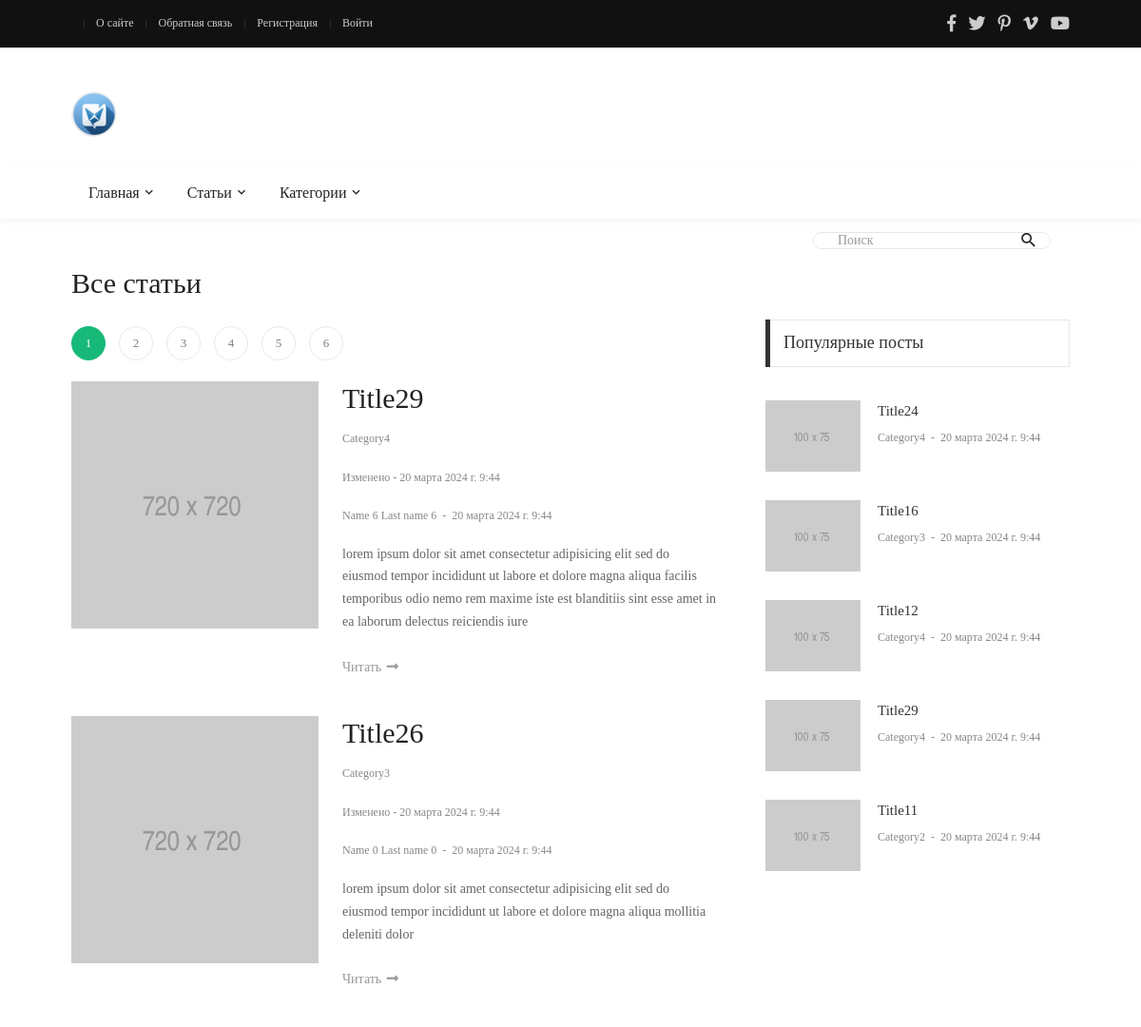
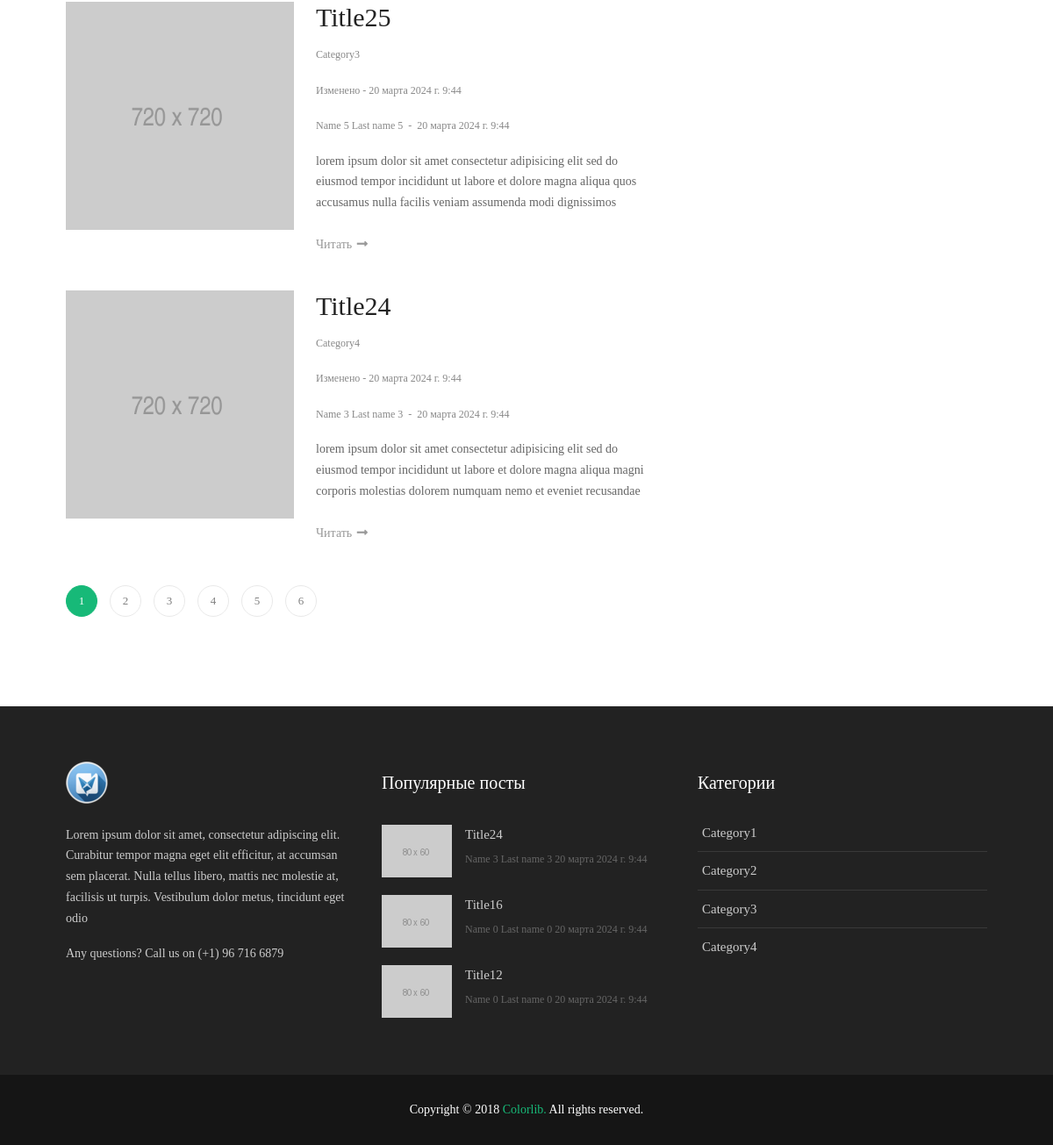
/posts/, run on the app's committed database (2 pictures, top to bottom).
### blog/models.py (models this page shows, shortened)
class Article(models.Model):
    title = models.CharField(max_length=25, verbose_name='Заголовок')
    description = models.TextField(max_length=70, verbose_name='Описание', null=True, blank=True, default='')
    content = models.TextField(verbose_name='Содержание', null=True, blank=True)
    author = models.ForeignKey(Author, on_delete=models.CASCADE, verbose_name='Автор')
    category = models.ForeignKey(Category, on_delete=models.SET_NULL, verbose_name='Категория', null=True)
    tags = models.ManyToManyField(Tag, verbose_name='Теги', blank=True)
    views = models.IntegerField(default=0, verbose_name='Просмотры')
    is_published = models.BooleanField(default=False, verbose_name='Опубликовано')
    date_published = models.DateTimeField(auto_now_add=True, verbose_name='Дата публикации')
    change_date = models.DateTimeField(auto_now=True, verbose_name='Дата изменения')
    image = models.FileField(upload_to='images/', verbose_name='Превью', null=True, blank=True)
    fields = ['title', 'content', 'category', 'views']
    class Meta:
        ordering = ['-change_date']
        verbose_name = 'Статья'
        verbose_name_plural = 'Статьи'
    @admin.display(description="Автор")
    def author_full_name(self):
        return self.author.full_name
    @staticmethod
    def get_published_posts():
        return Article.objects.filter(is_published=True).all()
    def changed(self):
        if self.date_published != self.change_date:
            return True
        return False

class Category(models.Model):
    title = models.CharField(max_length=100, verbose_name='Название')
    description = models.TextField(verbose_name='Описание', null=True, blank=True, default='')
    views = models.IntegerField(default=0, verbose_name='Просмотры')
    class Meta:
        ordering = ['id']
        verbose_name = 'Категория'
        verbose_name_plural = 'Категории'
    @property
    def url_name(self):
        return "home"

class Author(models.Model):
    first_name = models.CharField(max_length=100, verbose_name='Имя')
    last_name = models.CharField(max_length=100, verbose_name='Фамилия')
    email = models.EmailField(verbose_name='Почта')
    bio = models.TextField(verbose_name='Биография', null=True, blank=True)
    birth_date = models.DateField(verbose_name='День рождения', null=True, blank=True)
    reg_date = models.DateTimeField(auto_now_add=True, verbose_name='Дата регистрации')
    change_date = models.DateTimeField(auto_now=True, verbose_name='Дата изменения')
    fields = ['first_name', 'last_name', 'email', 'bio', 'birth_date']
    @property
    def full_name(self):
        return f'{self.first_name} {self.last_name}'
    """CRUD функции"""
    class Meta:
        ordering = ['-change_date']
        verbose_name = 'Автор'
        verbose_name_plural = 'Авторы'

### blog/views.py (the view)
# urls.py: path("posts/", views.all_posts, name='posts'),
def all_posts(request):
    context = get_context()
    search_query = request.GET.get('search', '')
    if search_query:
        context['title'] = f'Поиск по запросу: "{search_query}"'
        context['search_query'] = search_query
        context['posts'] = models.Article.get_published_posts().filter(Q(title__icontains=search_query) |
                                                                       Q(description__icontains=search_query) |
                                                                       Q(content__icontains=search_query))
    else:
        context['title'] = 'Все статьи'
        context['posts'] = models.Article.get_published_posts()
    context['search'] = search_query
    paginator = Paginator(context['posts'], 4)
    page_number = request.GET.get('page') or 1
    page_obj = paginator.get_page(page_number)
    context['page_obj'] = page_obj
    context['page'] = int(page_number)
    return render(request, 'blog/blog-list-01.html', context)

### blog/context_processors.py (called while the page is built)
def get_blog_context(request):
    return {'menu': menu, 'top_menu': top_menu, 'user_top_menu': user_top_menu}

### blog/views.py (called while the page is built)
def get_context():
    categories = models.Category.objects.all()
    pop_articles = models.Article.get_published_posts().order_by('-views')[:5]
    return {
        'cats': categories,
        'pop_posts': pop_articles,
        'search_form': forms.SearchForm
    }

### blog/templates/blog/blog-list-01.html
{% extends 'base.html' %}
{% load static %}
{% block content %}
<div class="col-md-10 col-lg-8 p-b-80">
    <div class="p-r-10 p-r-0-sr991">
        {% include 'blog/includes/pagination.html' with
        page_obj=page_obj
        page=page
        search=search %}
        {% for p in page_obj %}
        <div class="m-t--40 p-b-15">
            <div class="flex-wr-sb-s p-t-40 how-bor2">
                <a href="{% url 'post' p.id %}" class="size-w-8 wrap-pic-w hov1 trans-03 w-full-sr575 m-b-25">
                    <img src="{% static 'blog/images/post-43.jpg' %}" alt="IMG">
                </a>
                <div class="size-w-9 w-full-sr575 m-b-25">
                    <h5 class="p-b-12">
                        <a href="{% url 'post' p.id %}" class="f1-l-1 cl2 hov-cl10 trans-03 respon2">
                            {{ p.title }}
                        </a>
                    </h5>
                    <div class="cl8 p-b-18">
                        <a href="{% url 'category' p.category.title %}" class="f1-s-4 cl8 hov-cl10 trans-03">
                            {{ p.category.title }}
                        </a>
                    </div>
                    {% if p.changed %}
                    <div class="cl8 p-b-18">
                                    <span class="f1-s-3">
											Изменено - {{ p.change_date }}
										</span>
                    </div>
                    {% endif %}
                    <div class="cl8 p-b-18">
                        <a href="#" class="f1-s-4 cl8 hov-cl10 trans-03">
                            {{ p.author.full_name }}
                        </a>
                        <span class="f1-s-3 m-rl-3">
											-
										</span>
                        <span class="f1-s-3">
											{{ p.date_published }}
										</span>
                    </div>
                    <p class="f1-s-1 cl6 p-b-24">
                        {{ p.description }}
                    </p>
                    <a href="{% url 'post' p.id %}" class="f1-s-1 cl9 hov-cl10 trans-03">
                        Читать
                        <i class="m-l-2 fa fa-long-arrow-alt-right"></i>
                    </a>
                </div>
            </div>
        </div>
        {% endfor %}
        {% include 'blog/includes/pagination.html' with
        page_obj=page_obj
        page=page
        search=search %}
    </div>
</div>
<div class="col-md-10 col-lg-4 p-b-80">
    <div class="p-l-10 p-rl-0-sr991">
        <div>
            <div class="how2 how2-cl4 flex-s-c">
                <h3 class="f1-m-2 cl3 tab01-title">
                    Популярные посты
                </h3>
            </div>
            <ul class="p-t-35">
                {% for p in pop_posts %}
                <li class="flex-wr-sb-s p-b-30">
                    <a href="#" class="size-w-10 wrap-pic-w hov1 trans-03">
                        <img src="{% static 'blog/images/popular-post-04.jpg' %}" alt="IMG">
                    </a>
                    <div class="size-w-11">
                        <h6 class="p-b-4">
                            <a href="#" class="f1-s-5 cl3 hov-cl10 trans-03">
                                {{ p.title }}
                            </a>
                        </h6>
                        <span class="cl8 txt-center p-b-24">
											<a href="#" class="f1-s-6 cl8 hov-cl10 trans-03">
												{{  p.category.title }}
											</a>
											<span class="f1-s-3 m-rl-3">
												-
											</span>
											<span class="f1-s-3">
												{{ p.date_published }}
											</span>
										</span>
                    </div>
                </li>
                {% endfor %}
            </ul>
        </div>
    </div>
</div>
{% endblock %}

### templates/base.html (shortened to what this page needs)
{% load static %}
{% load app_tags %}
<!DOCTYPE html>
<html lang="en">
<head>
    <link rel="stylesheet" type="text/css" href="{% static 'blog/vendor/bootstrap/css/bootstrap.min.css' %}">
    <link rel="stylesheet" type="text/css"
          href="{% static 'blog/fonts/fontawesome-5.0.8/css/fontawesome-all.min.css' %}">
    <link rel="stylesheet" type="text/css"
          href="{% static 'blog/fonts/iconic/css/material-design-iconic-font.min.css' %}">
    <link rel="stylesheet" type="text/css" href="{% static 'blog/vendor/animate/animate.css' %}">
    <link rel="stylesheet" type="text/css" href="{% static 'blog/vendor/css-hamburgers/hamburgers.min.css' %}">
    <link rel="stylesheet" type="text/css" href="{% static 'blog/vendor/animsition/css/animsition.min.css' %}">
    <link rel="stylesheet" type="text/css" href="{% static 'blog/css/util.min.css' %}">
    <link rel="stylesheet" type="text/css" href="{% static 'blog/css/main.css' %}">
</head>
<body class="animsition">
<header>
    <div class="container-menu-desktop">
        <div class="topbar">
            <div class="content-topbar container h-100">
                <div class="left-topbar">
                    {% if user.is_authenticated %}
                    {% include 'includes/menu_a.html' with
                    menu=user_top_menu
                    a_class='left-topbar-item' %}
                    {% else %}
                    {% include 'includes/menu_a.html' with
                    menu=top_menu
                    a_class='left-topbar-item' %}
                    {% endif %}
                </div>
                <div class="right-topbar">
                    <a href="#">
                        <span class="fab fa-facebook-f"></span>
                    </a>
                    <a href="#">
                        <span class="fab fa-twitter"></span>
                    </a>
                    <a href="#">
                        <span class="fab fa-pinterest-p"></span>
                    </a>
                    <a href="#">
                        <span class="fab fa-vimeo-v"></span>
                    </a>
                    <a href="#">
                        <span class="fab fa-youtube"></span>
                    </a>
                </div>
            </div>
        </div>
        <div class="wrap-logo container">
            <div class="logo">
                <a href="{% url 'home' %}"><img src="{% static 'blog/images/logo.ico' %}" alt="LOGO"></a>
            </div>
        </div>
        <div class="wrap-main-nav">
            <div class="main-nav">
                <nav class="menu-desktop">
                    <ul class="main-menu">
                        {% with li_class='mega-menu-item' menu=menu %}
                        {% include 'includes/menu.html' %}
                        {% endwith %}
                        <li>
                            <a href="#">Категории</a>
                        </li>
                    </ul>
                </nav>
            </div>
        </div>
    </div>
</header>
<div class="container">
    <div class="headline bg0 flex-wr-sb-c p-rl-20 p-tb-8">
        <div class="pos-relative bo-1-rad-22 of-hidden bocl11 m-tb-6">
            <form action="{% url 'posts' %}">
                <input class="f1-s-1 cl6 plh9 s-full p-l-25 p-r-45" type="text" name="search" placeholder="Поиск">
                <button type="submit" class="flex-c-c size-a-1 ab-t-r fs-20 cl2 hov-cl10 trans-03">
                    <i class="zmdi zmdi-search"></i>
                </button>
            </form>
        </div>
    </div>
</div>
<section class="bg0">
    <div class="container">
        <div class="row justify-content-center">
            <div class="container p-t-4 p-b-5">
                <h2 class="f1-l-1 cl2 p-b-15">
                    {{ title }}
                </h2>
            </div>
            {% block content %}
            {% endblock %}
        </div>
    </div>
</section>
<footer>
    <div class="bg2 p-t-40 p-b-25">
        <div class="container">
            <div class="row">
                <div class="col-lg-4 p-b-20">
                    <div class="size-h-3 flex-s-c">
                        <a href="{% url 'home' %}">
                            <img class="max-s-full" src="{% static 'blog/images/logo.ico' %}" alt="LOGO">
                        </a>
                    </div>
                    <div>
                        <p class="f1-s-1 cl11 p-b-16">
                            Lorem ipsum dolor sit amet, consectetur adipiscing elit. Curabitur tempor magna eget elit
                            efficitur, at accumsan sem placerat. Nulla tellus libero, mattis nec molestie at, facilisis
                            ut turpis. Vestibulum dolor metus, tincidunt eget odio
                        </p>
                        <p class="f1-s-1 cl11 p-b-16">
                            Any questions? Call us on (+1) 96 716 6879
                        </p>
                    </div>
                </div>
                <div class="col-sm-6 col-lg-4 p-b-20">
                    <div class="size-h-3 flex-s-c">
                        <h5 class="f1-m-7 cl0">
                            Популярные посты
                        </h5>
                    </div>
                    <ul>
                        {% for p in pop_posts|slice:":3" %}
                        <li class="flex-wr-sb-s p-b-20">
                            <a href="{% url 'post' p.id %}" class="size-w-4 wrap-pic-w hov1 trans-03">
                                <img src="{% static 'blog/images/popular-post-01.jpg' %}" alt="IMG">
                            </a>
                            <div class="size-w-5">
                                <h6 class="p-b-5">
                                    <a href="{% url 'post' p.id %}" class="f1-s-5 cl11 hov-cl10 trans-03">
                                        {{ p.title }}
                                    </a>
                                </h6>
                                <span class="f1-s-3 cl6">
										{{ p.author_full_name }}
									</span>
                                <span class="f1-s-3 cl6">
										{{ p.date_published }}
									</span>
                            </div>
                        </li>
                        {% endfor %}
                    </ul>
                </div>
                <div class="col-sm-6 col-lg-4 p-b-20">
                    <div class="size-h-3 flex-s-c">
                        <h5 class="f1-m-7 cl0">
                            Категории
                        </h5>
                    </div>
                    <ul class="m-t--12">
                        {% include 'includes/menu.html' with
                        li_class='how-bor1 p-rl-5 p-tb-10'
                        a_class='f1-s-5 cl11 hov-cl10 trans-03 p-tb-8'
                        menu=cats %}
                    </ul>
                </div>
            </div>
        </div>
    </div>
    <div class="bg11">
        <div class="container size-h-4 flex-c-c p-tb-15">
				<span class="f1-s-1 cl0 txt-center">
					Copyright © 2018
					<a href="#" class="f1-s-1 cl10 hov-link1">Colorlib.</a>
					All rights reserved.
				</span>
        </div>
    </div>
</footer>
</body>
</html>

### templates/includes/menu.html (shortened to what this page needs)
{% for m in menu %}
<li class="{{ li_class }}">
    <a class="{{ a_class }}" href="{% url m.url_name %}">{{ m.title }} </a>
</li>
{% endfor %}

### data on the page
Article: title "Title29", category "Category4", change_date "20 марта 2024 г. 9:44", author.full_name "Name 6 Last name 6", date_published "20 марта 2024 г. 9:44", description "lorem ipsum dolor sit amet consectetur adipisicing elit sed do eiusmod tempor incididunt ut labore et dolore magna aliqua facilis temporibus odio nemo rem maxime iste est blanditiis sint esse amet in ea laborum delectus reiciendis iure"
Article: title "Title26", category "Category3", change_date "20 марта 2024 г. 9:44", author.full_name "Name 0 Last name 0", date_published "20 марта 2024 г. 9:44", description "lorem ipsum dolor sit amet consectetur adipisicing elit sed do eiusmod tempor incididunt ut labore et dolore magna aliqua mollitia deleniti dolor"
Article: title "Title25", category "Category3", change_date "20 марта 2024 г. 9:44", author.full_name "Name 5 Last name 5", date_published "20 марта 2024 г. 9:44", description "lorem ipsum dolor sit amet consectetur adipisicing elit sed do eiusmod tempor incididunt ut labore et dolore magna aliqua quos accusamus nulla facilis veniam assumenda modi dignissimos"
Article: title "Title24", category "Category4", change_date "20 марта 2024 г. 9:44", author.full_name "Name 3 Last name 3", date_published "20 марта 2024 г. 9:44", description "lorem ipsum dolor sit amet consectetur adipisicing elit sed do eiusmod tempor incididunt ut labore et dolore magna aliqua magni corporis molestias dolorem numquam nemo et eveniet recusandae", author_full_name "Name 3 Last name 3"
Article: title "Title16", category "Category3", date_published "20 марта 2024 г. 9:44", author_full_name "Name 0 Last name 0"
Article: title "Title12", category "Category4", date_published "20 марта 2024 г. 9:44", author_full_name "Name 0 Last name 0"
Article: title "Title11", category "Category2", date_published "20 марта 2024 г. 9:44"
Category: title "Category1"
Category: title "Category2"
Category: title "Category3"
Category: title "Category4"

### other printed values
{{ m.title }} "О сайте" "Обратная связь" "Регистрация" "Войти"
{{ m.title }} "Главная" "Статьи"
{{ title }} "Все статьи"
{{ n }} "1" "1"
{{ n }} "2" "3" "4" "5" "6" "2" "3" "4" "5" "6"
